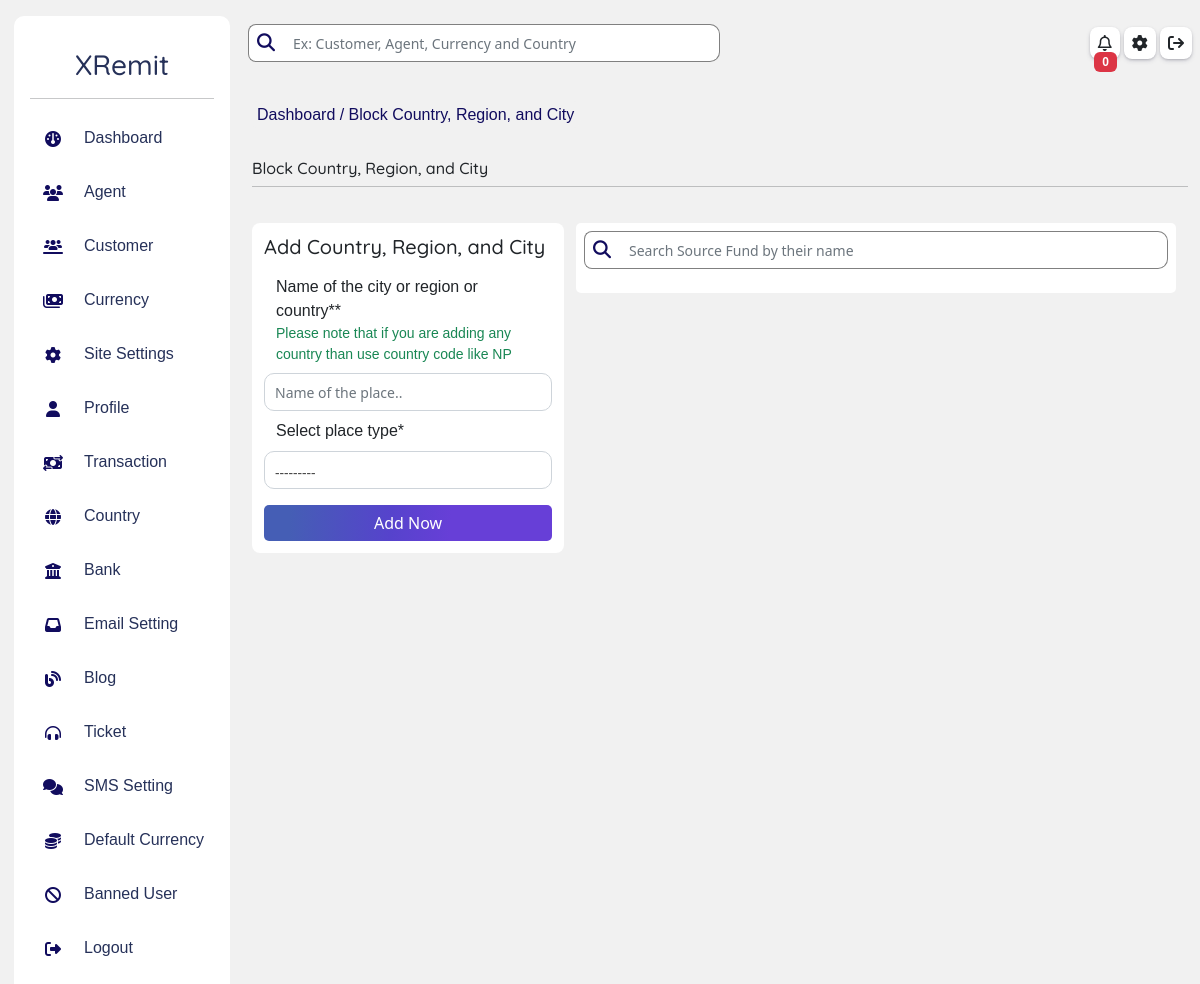
Before: /owner/allow-block-place-setting with the older database file.
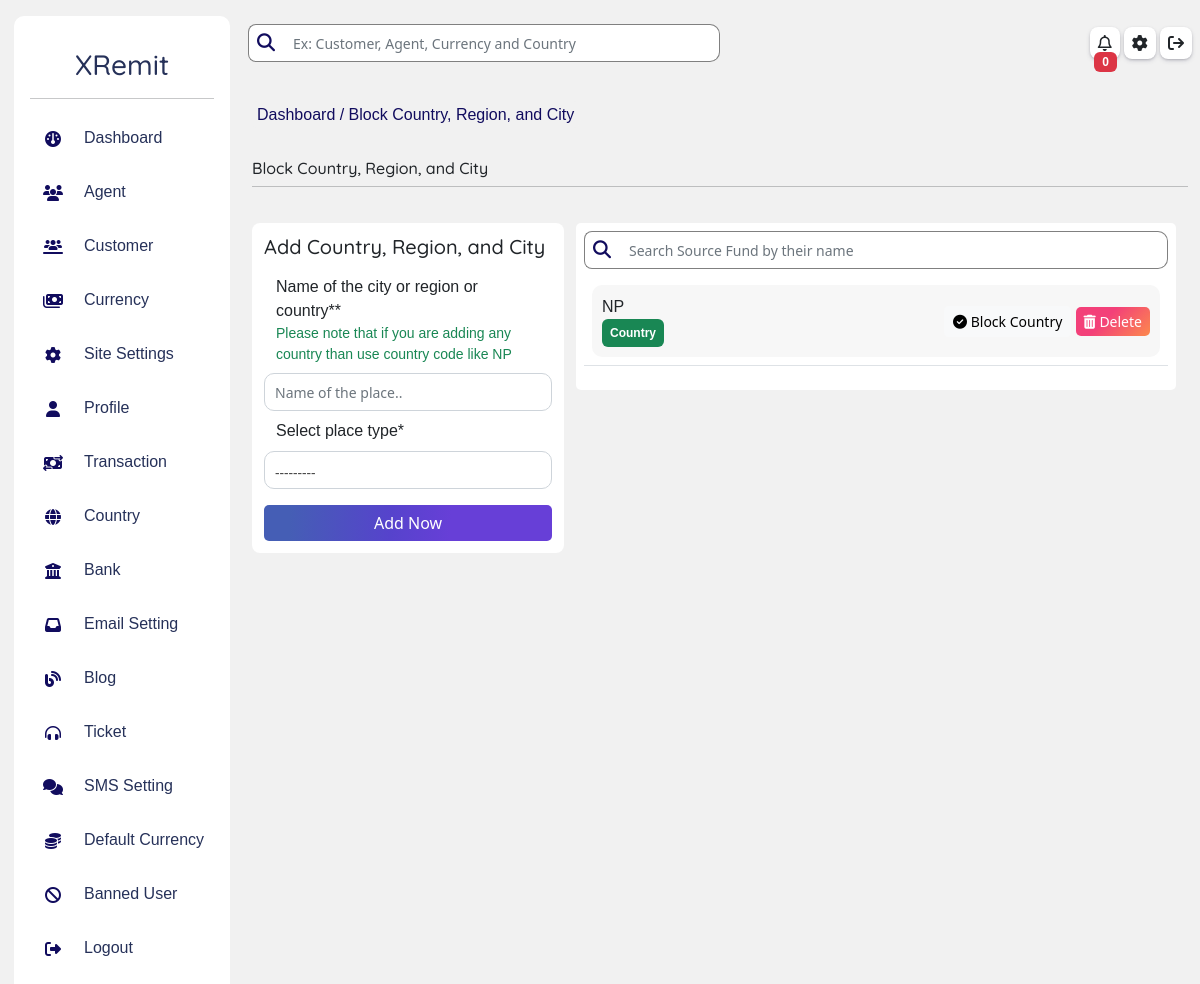
After: the same page with the newer database file.
### owner/models.py (models this page shows)
class BlockPlace(models.Model):
    name = models.CharField(max_length=200)
    block = models.CharField(max_length=200, choices=(
        ('Country','Country'),
        ('Region', 'Region'),
        ('City', 'City')
    ))
    block_status = models.BooleanField(default=False)
    def __str__(self):
        return self.name

### owner/views.py (the view, shortened to what this page needs)
# urls.py: path('allow-block-place-setting', views.blockPlaceView, name = "blockPlace"),
def blockPlaceView(request):
    footer = BlockPlace.objects.all().order_by('-id')
    print(footer)
    form = BlockForm()
    dist = {
        'blocksw':footer,
        'form': form
    }
    noti = notification()
    dist.update(noti)
    return render(request, "owner/payment/restrict.html", dist)

### owner/forms.py
class BlockForm(forms.ModelForm):
    class Meta:
        model = BlockPlace
        fields = ('__all__')
        widgets={
            'name': forms.TextInput(attrs = {'class':'form-control mt-2', 'placeholder':'Name of the place..'}),
            'block':forms.Select(attrs = {'class':'form-control mt-2'})
        }

### owner/views.py (called while the page is built)
def notification():
   noti = AdminNotification.objects.filter(seen= False)
   count = noti.count()
   li = {
       'noti':noti,
       'noti_count':count
   }
   return li

### template/owner/payment/restrict.html (shortened to what the changed rows need)
{% extends 'owner/dashboard.html' %}
{% load static %}
{% block inside %}
<div class="row p-0 m-0 mt-3">
    <div class="row m-0  mt-3">
        <div class="row p-0 m-0 mt-3">
            <div class="col-lg-8 col-12 mt-1 ">
                <div class="p-2 card">
                    <table class="table border-1">
                        <tbody>
                            {% for i in blocksw  %}
                            <tr>
                                <td>
                                    <div class="item-list-div mt-2 p-1">
                                        <div class="d-flex justify-content-between">
                                                <div class="m-0">
                                                    <p class="p-0 m-0">
                                                        {{i.name}}
                                                    </p>
                                                    <p class="p-0 m-0 badge bg-success p-2">
                                                        {{i.block}}
                                                    </p>
                                                </div>
                                                <div class="my-auto">
                                                        <button class="btn btn-sm btn-light" data-bs-toggle="modal" data-bs-target="#exampleModalEdit{{i.id}}">
                                                            {% if i.block_status %}
                                                                <i class="fa fa-check-circle"></i>
                                                                Allow {{i.block}}
                                                            {%else%}
                                                                <i class="fa fa-check-circle"></i>
                                                                Block {{i.block}}
                                                            {% endif %}
                                                        </button>
                                                    <button class="btn btn-sm btn-danger" data-bs-toggle="modal" data-bs-target="#exampleModal{{i.id}}">
                                                        <i class="fa fa-trash-alt"></i>
                                                        Delete
                                                    </button>
                                                </div>
                                        </div>
                                    </div>
                                </td>
                            </tr>
                            {% endfor %}
                        </tbody>
                    </table>
                </div>
            </div>
        </div>
    </div>
</div>
{% endblock inside %}

Changed rows visible on the page:
added BlockPlace: name "NP", block "Country"
